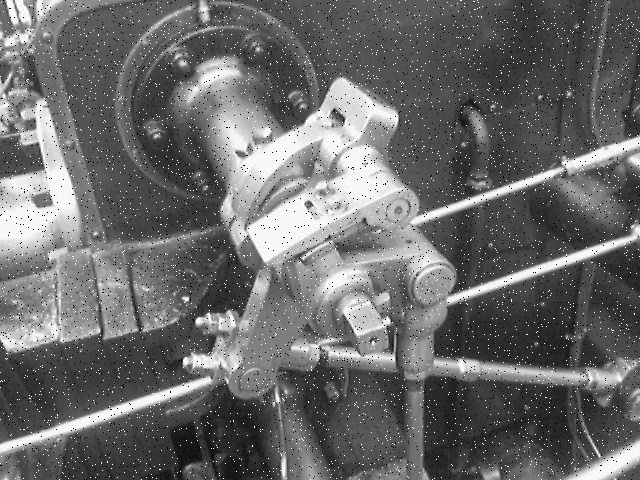
//> input picture ocv_project/img1.jpg, 640 x 480 px
$ ./week5_bandPassFilter   (built with g++ and OpenCV 4)
//> lines starting //> are read from the running program, lines starting //| are printed output that depends on the picture; after the words box and inside, x2 and y2 are one past the last pixel; in counts of white or black regions, pixels touching at a corner belong together
//Band pass filter 12205102김지민

#include <iostream>
#include "opencv2/core/core.hpp" // Mat class와 각종 data structure 및 산술 루틴을 포함하는 헤더
#include "opencv2/highgui/highgui.hpp" // GUI와 관련된 요소를 포함하는 헤더(imshow 등)
#include "opencv2/imgproc/imgproc.hpp" // 각종 이미지 처리 함수를 포함하는 헤더

using namespace cv;
using namespace std;

Mat doDft(Mat srcImg) {//영상신호를 주파수 영역으로 바꾸는 함수
	Mat floatImg;
	srcImg.convertTo(floatImg, CV_32F); //32bit floatning point number로 convert
	Mat complexImg;
	dft(floatImg, complexImg, DFT_COMPLEX_OUTPUT); //DFT_COMPLEX_OUTPUT로 수행결과가 복소수가 됨

	return complexImg;
}

Mat getMagnitude(Mat complexImg) { //magnitude 영상 취득
	Mat planes[2];
	split(complexImg, planes);// 실수부, 허수부 분리

	Mat magImg;
	magnitude(planes[0], planes[1], magImg);
	magImg += Scalar::all(1);
	log(magImg, magImg); //log scale 변환
	//magnitude 취득

	return magImg;
}

Mat getPhase(Mat complexImg) { //phase 영상 취득
	Mat planes[2];
	split(complexImg, planes); //실수부, 허수부 분리
	Mat phaImg;
	phase(planes[0], planes[1], phaImg);
	return phaImg;
}


Mat myNormalize(Mat src) {//정규화
	Mat dst;
	src.copyTo(dst);
	normalize(dst, dst, 0, 255, NORM_MINMAX);
	//변환최소값 0부터 변환최대값 255까지로 변환. NORM_MINMAX는 변환 방식.
	dst.convertTo(dst, CV_8UC1); //0~255. 흑백이미지로

	return dst;
}
Mat centralize(Mat complex) {//좌표계 중앙 이동

	Mat planes[2];
	split(complex, planes);
	int cx = planes[0].cols / 2;
	int cy = planes[1].rows / 2;

	Mat q0Re(planes[0], Rect(0, 0, cx, cy));
	Mat q1Re(planes[0], Rect(cx, 0, cx, cy));
	Mat q2Re(planes[0], Rect(0, cy, cx, cy));
	Mat q3Re(planes[0], Rect(cx, cy, cx, cy));

	Mat tmp; //임시저장
	q0Re.copyTo(tmp);
	q3Re.copyTo(q0Re);
	tmp.copyTo(q3Re);
	q1Re.copyTo(tmp);
	q2Re.copyTo(q1Re);
	tmp.copyTo(q2Re);

	Mat q0Im(planes[1], Rect(0, 0, cx, cy));
	Mat q1Im(planes[1], Rect(cx, 0, cx, cy));
	Mat q2Im(planes[1], Rect(0, cy, cx, cy));
	Mat q3Im(planes[1], Rect(cx, cy, cx, cy));

	q0Im.copyTo(tmp);
	q3Im.copyTo(q0Im);
	tmp.copyTo(q3Im);
	q1Im.copyTo(tmp);
	q2Im.copyTo(q1Im);
	tmp.copyTo(q2Im);

	Mat centerComplex;
	merge(planes, 2, centerComplex);
	return centerComplex;
}


Mat setComplex(Mat magImg, Mat phaImg) {
	exp(magImg, magImg);
	magImg -= Scalar::all(1); //magnitude 계산을 반대로 수행

	Mat planes[2];
	polarToCart(magImg, phaImg, planes[0], planes[1]); //극 좌표계 -> 직교좌표계

	Mat complexImg;
	merge(planes, 2, complexImg);
	//실수부, 허수부 합체
	return complexImg;
}

Mat doIdft(Mat complexImg) {//푸리에 역변환
	Mat idftcvt;
	idft(complexImg, idftcvt);
	//IDFT를 이용한 원본 영상 취득

	Mat planes[2];
	split(idftcvt, planes);

	Mat dstImg;
	magnitude(planes[0], planes[1], dstImg);
	normalize(dstImg, dstImg, 255, 0, NORM_MINMAX);
	dstImg.convertTo(dstImg, CV_8UC1);
	// 일반 영상의 type과 표현범위로 변환

	return dstImg;
}
Mat padding(Mat img) {
	int dftRows = getOptimalDFTSize(img.rows);
	int dftCols = getOptimalDFTSize(img.cols);

	Mat padded;
	copyMakeBorder(img, padded, 0, dftRows - img.rows, 0, dftCols - img.cols, BORDER_CONSTANT, Scalar::all(0));
	return padded;
}

Mat doBPF(Mat srcImg)
{
	//<DFT>
	Mat padImg = padding(srcImg);
	Mat complexImg = doDft(padImg);
	Mat centerComplexImg = centralize(complexImg);
	Mat magImg = getMagnitude(centerComplexImg);
	Mat phaImg = getPhase(centerComplexImg);

	//<BPF>
	double minVal, maxVal;
	Point minLoc, maxLoc;
	minMaxLoc(magImg, &minVal, &maxVal, &minLoc, &maxLoc);//최대값 최소값을 얻어서 정규화
	normalize(magImg, magImg, 0, 1, NORM_MINMAX);

	Mat maskImg = Mat::zeros(magImg.size(), CV_32F);//zeros로 0형렬을 반환해놓기
	circle(maskImg, Point(maskImg.cols / 2, maskImg.rows / 2), 50, Scalar::all(1), -1, -1, 0); //HPF
	circle(maskImg, Point(maskImg.cols / 2, maskImg.rows / 2), 20, Scalar::all(0), -1, -1, 0); //LPF

	Mat magImg2;
	multiply(magImg, maskImg, magImg2);
	//magnitude이미지와 마스크이미지를 convolution하여 magImg2 얻을 수 있음

	imshow("BPF", magImg2);
	//역변환 전 bandpassfilter가 씌워진 magnitude 이미지 출력

	//<IDFT>
	normalize(magImg2, magImg2, (float)minVal, (float)maxVal, NORM_MINMAX);
	Mat complexImg2 = setComplex(magImg2, phaImg);
	Mat dstImg = doIdft(complexImg2);
	return myNormalize(dstImg);
}

int main() {
	Mat src_img = imread("C:\\DIP_Pic\\5\\img1.jpg", 0); // 이미지 읽기
//> src_img is the input picture: 480 rows x 640 cols, CV_8UC1; min 0, max 255, mean 106.4
	// int flags = IMREAD_COLOR 또는 int flags = 1 -> 컬러 영상으로 읽음
	// int flags = IMREAD_GRAYSCALE 또는 int flags = 0 -> 흑백 영상으로 읽음
	// int flags = IMREAD_UNCHANGED 또는 int flags = -1 -> 원본 영상의 형식대로 읽음

	Mat bpf = doBPF(src_img); //이미지에 band pass filter 씌우기
//> in centralize, `int cx = planes[0].cols / 2;`: cx = 320
//> in centralize, `int cy = planes[1].rows / 2;`: cy = 240
//> in centralize, `Mat q1Re(planes[0], Rect(cx, 0, cx, cy));`:
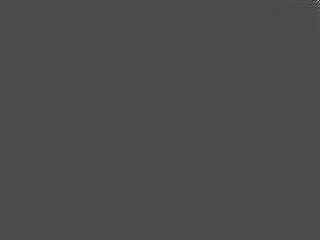
//> q1Re: 240 rows x 320 cols, CV_32FC1; min -1636547.1, max 3866771.5, mean 316.8; drawn with min black and max white
//> in doBPF, `Mat magImg = getMagnitude(centerComplexImg);`:
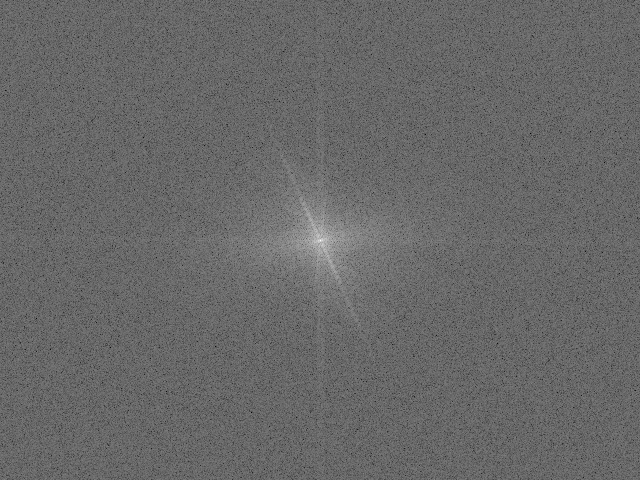
//> magImg: 480 rows x 640 cols, CV_32FC1; min 3.82, max 17.3, mean 9.35; drawn with min black and max white
//> in getPhase, `phase(planes[0], planes[1], phaImg);`:
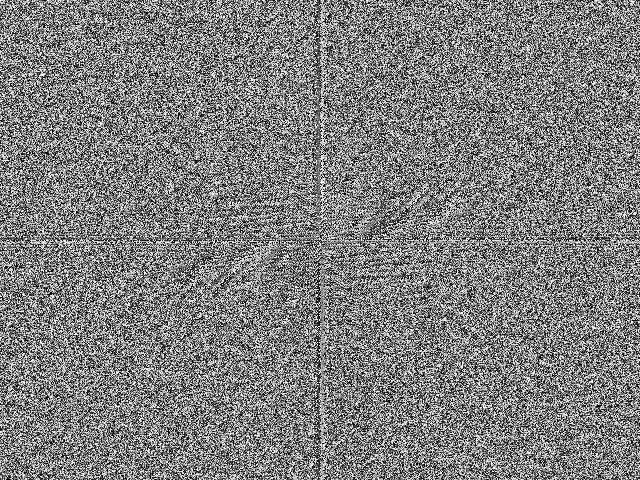
//> phaImg: 480 rows x 640 cols, CV_32FC1; min 0, max 6.28, mean 3.14; drawn with min black and max white
//> in doBPF, `minMaxLoc(magImg, &minVal, &maxVal, &minLoc, &maxLoc);`: minVal = 3.82; maxVal = 17.3; minLoc = Point(389, 68); maxLoc = Point(320, 240)
//> in doBPF, `circle(maskImg, Point(maskImg.cols / 2, maskImg.rows / 2), 50, Scalar:..`:
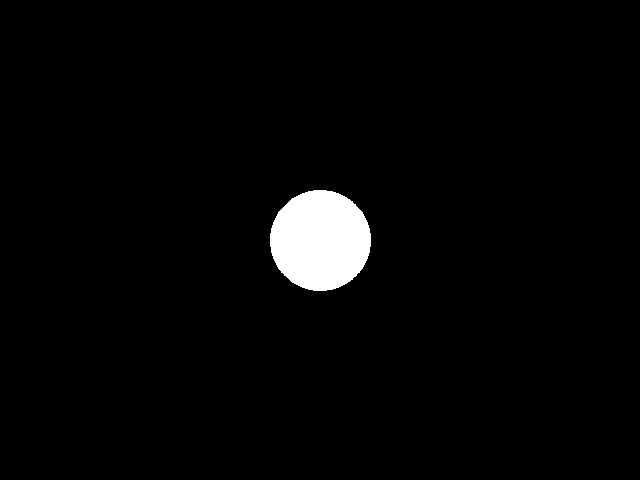
//> maskImg: 480 rows x 640 cols, CV_32FC1; values 0 (black) and 1 (white), 2.6% white; 1 white region, box (x1, y1, x2, y2) and area: (270, 190, 371, 291) 7991
//> in doBPF, `circle(maskImg, Point(maskImg.cols / 2, maskImg.rows / 2), 20, Scalar:..`:
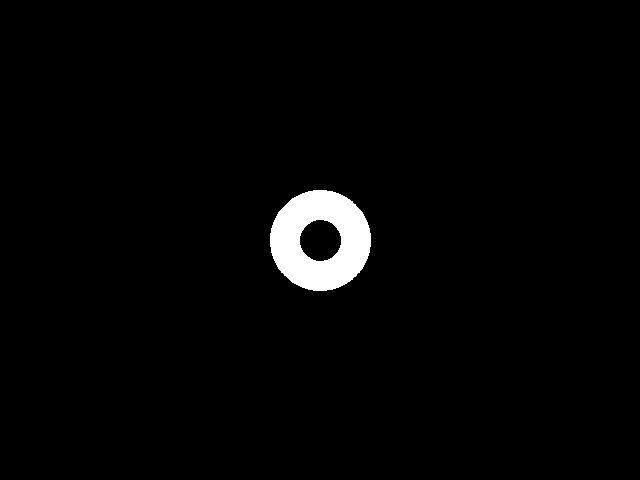
//> maskImg: 480 rows x 640 cols, CV_32FC1; values 0 (black) and 1 (white), 2.2% white; 1 white region, box (x1, y1, x2, y2) and area: (270, 190, 371, 291) 6684
//> in doIdft, `split(idftcvt, planes);`:
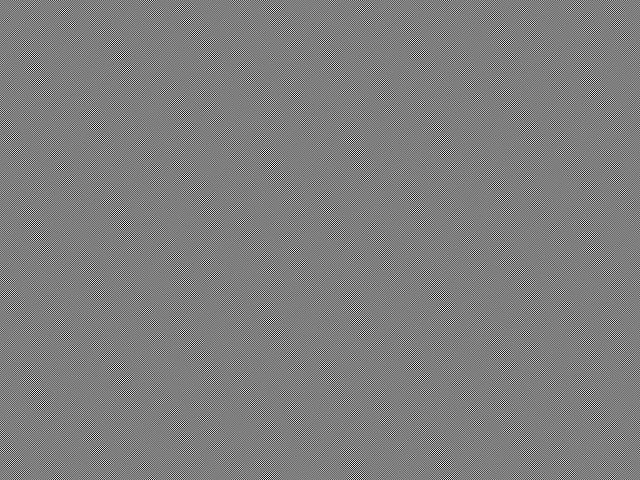
//> planes[1]: 480 rows x 640 cols, CV_32FC1; min -20298706, max 20537464, mean 0; drawn with min black and max white
//> in doIdft, `magnitude(planes[0], planes[1], dstImg);`:
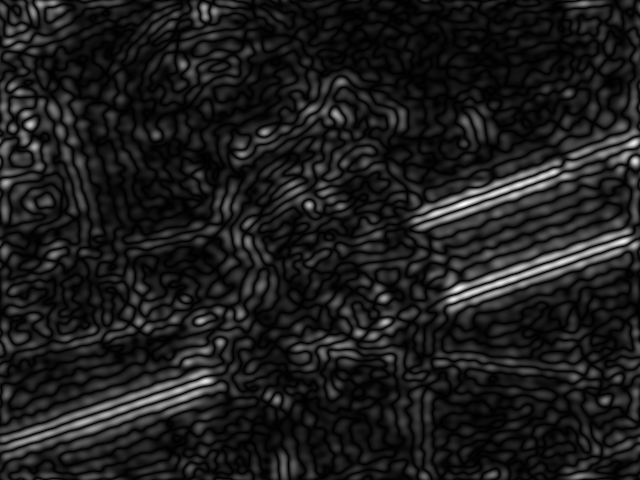
//> dstImg: 480 rows x 640 cols, CV_32FC1; min 25548.4, max 1.06e+09, mean 123762800; drawn with min black and max white
	imshow("Test window", bpf); //이미지 출력

	waitKey(0); // 키 입력 대기(0: 키가 입력될 때 까지 프로그램 멈춤)
	destroyWindow("Test window"); // 이미지 출력창 종료
	//imwrite("gear.jpg", doL); // 이미지 쓰기

	return 0;
}
